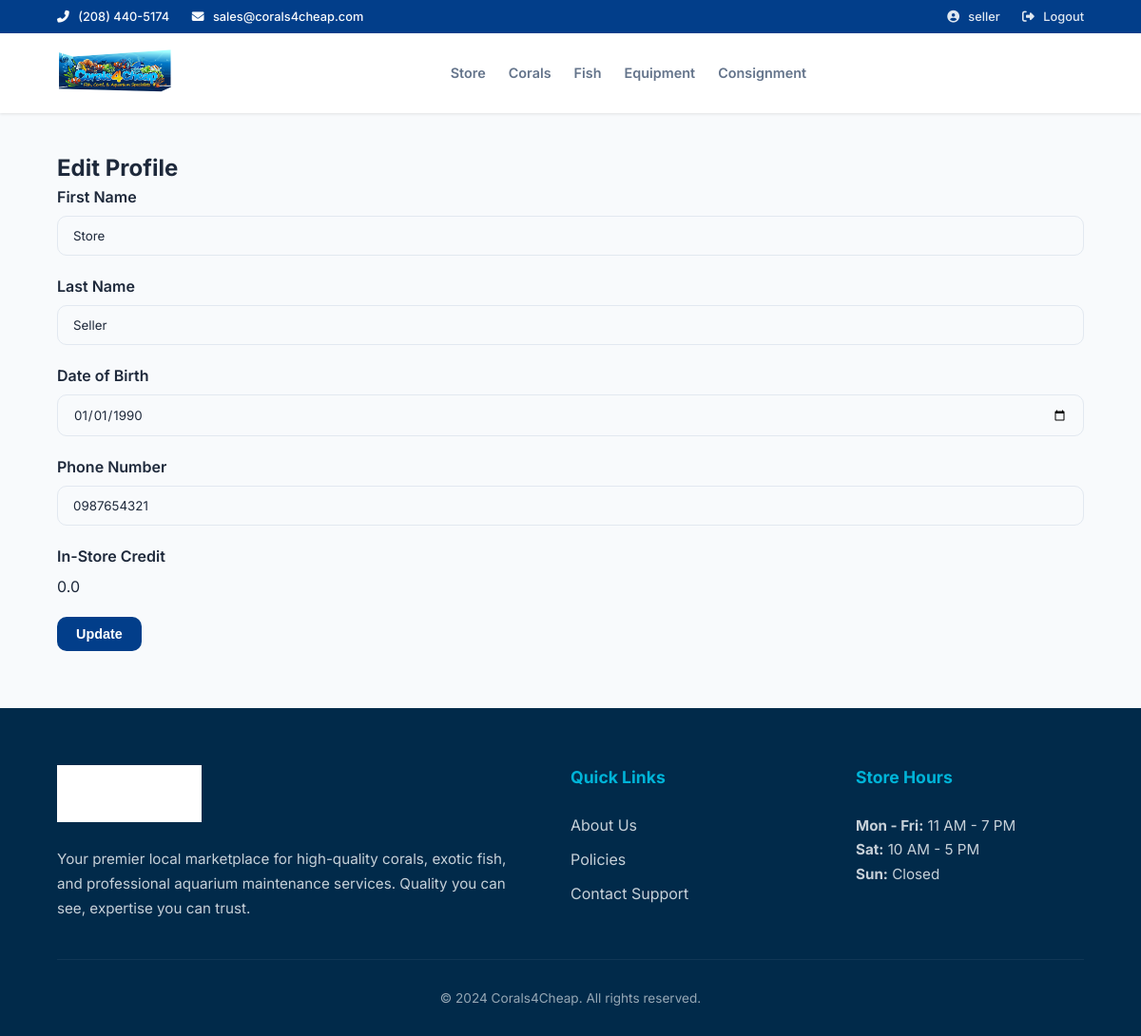
/edit_user (signed in), run on an earlier commit of the app's database.
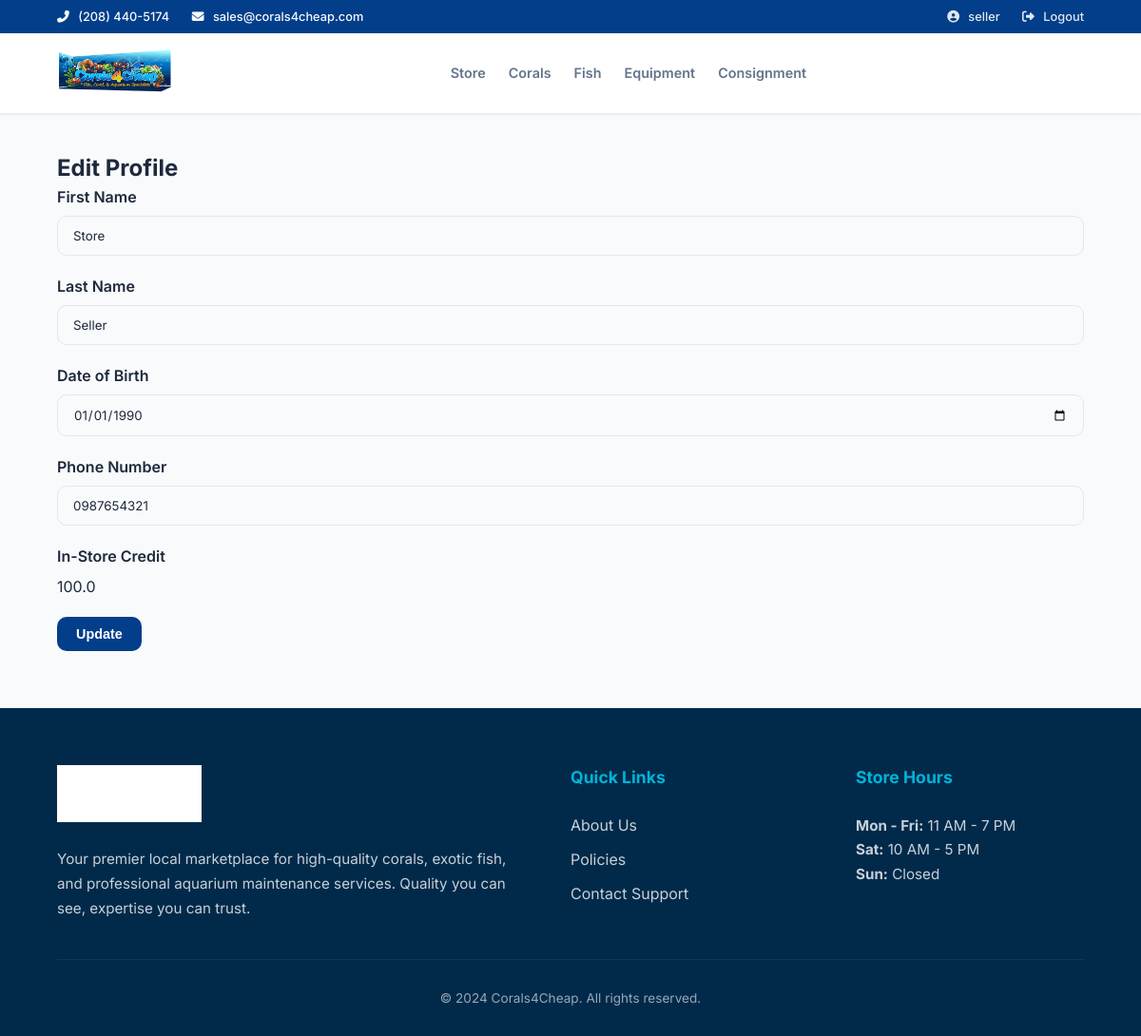
And on a later commit of the database.
### app/models/__init__.py (models this page shows, shortened)
class User(UserMixin, db.Model):
    __tablename__ = 'users'
    user_id = db.Column(db.Integer, primary_key=True)
    username = db.Column(db.String(20), unique=True, nullable=False)
    email = db.Column(db.String(120), unique=True, nullable=False)
    password_hash = db.Column(db.String(128), nullable=False)
    first_name = db.Column(db.String(50), nullable=False)
    last_name = db.Column(db.String(50), nullable=False)
    dob = db.Column(db.Date, nullable=False)
    phone_number = db.Column(db.String(20), nullable=False)
    role_id = db.Column(db.Integer, db.ForeignKey('roles.role_id'), nullable=False)
    is_maintenance = db.Column(db.Boolean,nullable=False,default=0)
    in_store_credit = db.Column(db.Float)
    role = db.relationship('Role', backref='users')
    PasswordReset = db.Column(db.Boolean,default = 0)
    notes = db.Column(db.String(1500),default='')
    @property
    def is_admin(self):
        return self.role_id == 3
    @property
    def is_seller(self):
        return self.role_id in [2,3]

### app/auth/routes.py (the view, shortened to what this page needs)
@auth_bp.route('/edit_user', methods=['GET', 'POST'])
@login_required
def edit_user():
    form = EditUserForm(obj=current_user)
    return render_template('edit_user.html', form=form)

### app/auth/forms.py
class EditUserForm(FlaskForm):
    first_name = StringField('First Name', validators=[DataRequired(), Length(min=2, max=50)])
    last_name = StringField('Last Name', validators=[DataRequired(), Length(min=2, max=50)])
    dob = DateField('Date of Birth', validators=[DataRequired()], format='%Y-%m-%d')
    phone_number = StringField('Phone Number', validators=[
        DataRequired(),
        Regexp(r'^\d{10}$', message="Enter a valid 10-digit phone number.")
    ])
    submit = SubmitField('Update')

### app/templates/edit_user.html (shortened to what this page needs)
{% extends "base.html" %}
{% block content %}
<h2>Edit Profile</h2>
<form method="POST" action="{{ url_for('auth.edit_user') }}">
    <div class="form-group">
        {{ form.first_name.label }}
        {{ form.first_name(class="form-control") }}
    </div>
    <div class="form-group">
        {{ form.last_name.label }}
        {{ form.last_name(class="form-control") }}
    </div>
    <div class="form-group">
        {{ form.dob.label }}
        {{ form.dob(class="form-control") }}
    </div>
    <div class="form-group">
        {{ form.phone_number.label }}
        {{ form.phone_number(class="form-control") }}
    </div>
    <div class="form-group">
        <label>In-Store Credit</label>
        <p class="form-control" readonly>{{ current_user.in_store_credit }}</p>
    </div>
    <div class="form-group">
        <button type="submit" class="btn btn-primary">Update</button>
    </div>
</form>
{% endblock %}

### app/templates/base.html (shortened to what this page needs)
<!DOCTYPE html>
<html lang="en">
<head>
    <link rel="stylesheet" href="https://cdnjs.cloudflare.com/ajax/libs/font-awesome/6.4.0/css/all.min.css">
    <link rel="stylesheet" href="{{ url_for('static', filename='styles.css') }}">
</head>
<body>
    <div class="app-wrapper">
        <header class="site-header">
            <div class="top-bar">
                <div class="top-bar-left">
                    <span><i class="fas fa-phone-alt"></i> (208) 440-5174</span>
                    <span style="margin-left: 20px;"><i class="fas fa-envelope"></i> sales@corals4cheap.com</span>
                </div>
                <div class="top-bar-right">
                    {% if current_user.is_authenticated %}
                        <a href="{{ url_for('auth.edit_user') }}"><i class="fas fa-user-circle"></i> {{ current_user.username }}</a>
                        <a href="{{ url_for('auth.logout') }}"><i class="fas fa-sign-out-alt"></i> Logout</a>
                    {% else %}
                        <a href="{{ url_for('auth.login') }}"><i class="fas fa-lock"></i> Login / Register</a>
                    {% endif %}
                </div>
            </div>
            <div class="main-header">
                <div class="header-logo">
                    <a href="{{ url_for('main.home') }}">
                        <img src="{{ url_for('static', filename='images/logo.png') }}" alt="Corals4Cheap">
                    </a>
                </div>
                <nav class="main-nav">
                    <a href="{{ url_for('main.home') }}">Store</a>
                    <a href="{{ url_for('catalog.corals') }}">Corals</a>
                    <a href="{{ url_for('catalog.fish') }}">Fish</a>
                    <a href="{{ url_for('catalog.equipment') }}">Equipment</a>
                    {% if current_user.is_authenticated and current_user.is_seller %}
                        <a href="{{ url_for('catalog.consignment') }}">Consignment</a>
                    {% endif %}
                </nav>
            </div>
        </header>
        <main class="content-area">
            {% block content %}{% endblock %}
        </main>
        <footer class="site-footer">
            <div class="footer-container">
                <div class="footer-col">
                    <img src="{{ url_for('static', filename='images/logo.png') }}" alt="Company Logo" class="footer-logo-img">
                    <p>Your premier local marketplace for high-quality corals, exotic fish, and professional aquarium maintenance services. Quality you can see, expertise you can trust.</p>
                </div>
                <div class="footer-col">
                    <h3>Quick Links</h3>
                    <ul class="footer-links">
                        <li><a href="{{ url_for('main.about_us') }}">About Us</a></li>
                        <li><a href="{{ url_for('main.policy') }}">Policies</a></li>
                        <li><a href="{{ url_for('main.contact') }}">Contact Support</a></li>
                    </ul>
                </div>
                <div class="footer-col">
                    <h3>Store Hours</h3>
                    <p><strong>Mon - Fri:</strong> 11 AM - 7 PM</p>
                    <p><strong>Sat:</strong> 10 AM - 5 PM</p>
                    <p><strong>Sun:</strong> Closed</p>
                </div>
            </div>
            <div class="footer-bottom">
                &copy; {{ now.year if now else '2024' }} Corals4Cheap. All rights reserved.
            </div>
        </footer>
    </div>
</body>
</html>

What changed in the data, as far as the page shows it:
changed User "seller": in_store_credit "0.0" → "100.0"
